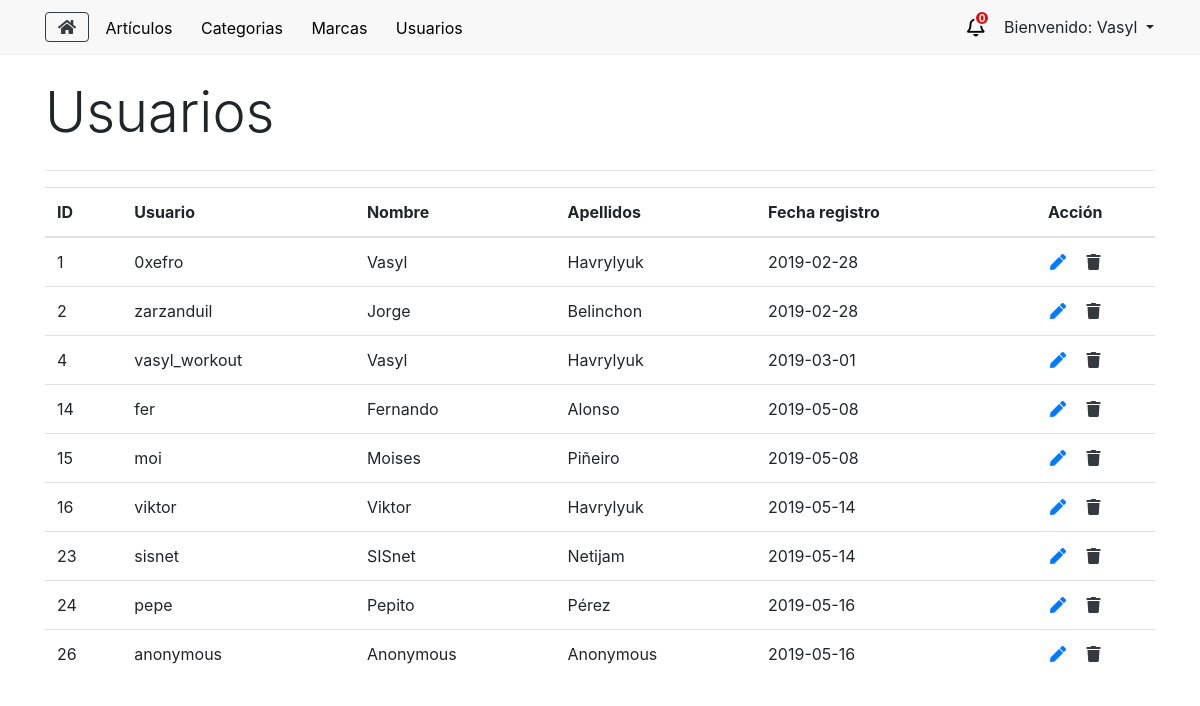
Page /usuarios (signed in) on the earlier database version.
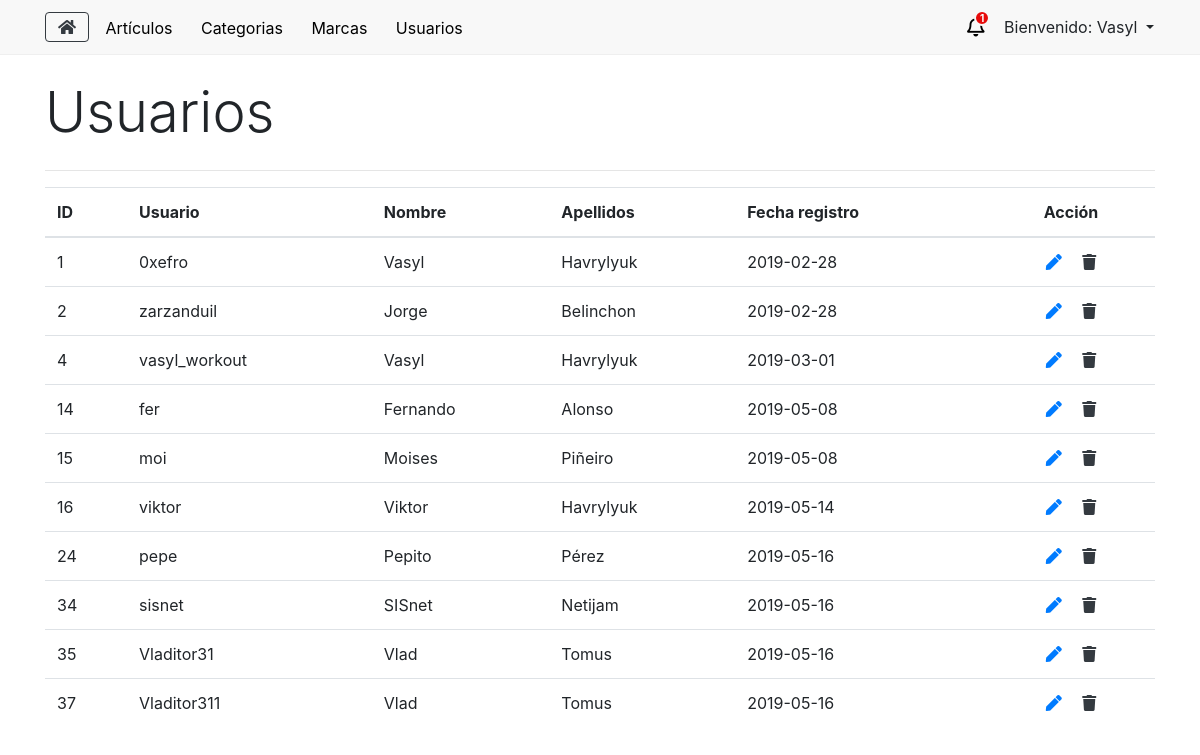
Same page on the later database version.
### tables this page shows
CREATE TABLE `eusuario` (
  `k` int(11) NOT NULL,
  `sUser` varchar(255) NOT NULL,
  `sNombre` varchar(255) NOT NULL,
  `sApellido` varchar(255) NOT NULL,
  `sDni` varchar(255) NOT NULL,
  `sDireccion` varchar(255) NOT NULL,
  `sEmail` varchar(255) NOT NULL,
  `dFechaRegistro` date NOT NULL,
  `bAdministrador` tinyint(4) NOT NULL DEFAULT '0',
  `sPassword` varchar(255) NOT NULL,
  `bStatus` tinyint(4) NOT NULL
);

### application/libraries/Layouts.php (called while the page is built, shortened)
<?php
class Layouts {
    private $CI = null;
    function __construct() {
        $this->CI =& get_instance();
    }
    public function view($data = array()) {
        if (!empty($data)) {
            $vista = $this->CI->load->view($data['vista'], $data['params'], TRUE);
            $this->CI->load->view('layouts/'.$data['layout'], array(
                'contenido' => $vista,
                'titulo' => $data['titulo'],
                'style' => $data['style'],
                'js' => $data['js'],
                'numPedidos' => $this->CI->BackModel->numPedidos()
            ));
        }
    }
}

### application/controllers/AdminController.php (called while the page is built, shortened)
<?php
class AdminController extends CI_Controller {
    public function usuarios() {
        $data = array(
            'usuarios'  => $this->BackModel->getUsuarios()
        );
        $vista = array(
            'vista'     => 'admin/view_usuarios',
            'params'    =>  $data,
            'layout'    => 'ly_admin',
            'titulo'    => 'Usuarios',
            'style'     => '',
            'js'        => 'usuarios'
        );
        $this->layouts->view($vista);
    }
}

### index.php (called while the page is built, shortened)
<?php
require_once BASEPATH.'core/CodeIgniter.php';

### application/models/BackModel.php (called while the page is built, shortened)
<?php
class BackModel extends CI_Model {
    private $con = null;
    public function __construct() {
        try {
            $this->con = $this->load->database('default', true);
        } catch(PDOException $e) {
            die($e->getMessage());
        }
    }
    public function getNombreAdmin($id) {
        $sql = "SELECT * FROM eUsuario WHERE k = '$id'";
        $query = $this->con->query($sql);
        $rs = $query->row('sNombre');
        return $rs;
    }
    public function getUsuarios() {
        $sql = "SELECT * FROM eUsuario";
        $query = $this->con->query($sql);
        $rs = $query->result_array();
        return $rs;
    }
}

### application/views/admin/view_usuarios.php (the view, shortened to what this page needs)
<table class="table table-hover">
        <thead>
            <tr>
                <th class="align-middle">ID</th>
                <th>Usuario</th>
                <th>Nombre</th>
                <th>Apellidos</th>
                <th>Fecha registro</th>
                <th class="text-center">Acción</th>
            </tr>
        </thead>
        <tbody>
            <?php
                foreach($usuarios as $row) {
            ?>
                <tr>
                    <td><?php echo $row['k']; ?></td>
                    <td><?php echo $row['sUser']; ?></td>
                    <td><?php echo $row['sNombre']; ?></td>
                    <td><?php echo $row['sApellido']; ?></td>
                    <td><?php echo $row['dFechaRegistro']; ?></td>
                    <td class="text-center">
                        <a href="usuarios/editar/<?php echo $row['k']; ?>" class="fas fa-pen cursor-pointer px-2 text-primary no-underline"></a>
                        <i onclick="eliminar(<?php echo $row['k']; ?>)" class="fas fa-trash cursor-pointer px-2 text-dark no-underline"></i>
                    </td>
                </tr>
            <?php
                }
            ?>
        </tbody>
    </table>
</div>

### application/views/layouts/ly_admin.php (shortened to what this page needs)
<?php
    $nombreAdmin = $this->BackModel->getNombreAdmin($_SESSION['id']);
?>
<!DOCTYPE html>
<html lang="es">
<head>
    <link rel="stylesheet" href="https://stackpath.bootstrapcdn.com/bootstrap/4.3.1/css/bootstrap.min.css">
    <link rel="stylesheet" href="https://use.fontawesome.com/releases/v5.7.2/css/all.css">
    <link rel="stylesheet" href="<?php echo base_url()."assets/css/_admin.css"; ?>">
</head>
<body>
    <header class="mb-4">
        <nav class="py-2">
            <div class="container d-flex justify-content-between align-items-center">
                <div class="menu-items">
                    <a href="<?php echo base_url(); ?>" class="fas fa-home btn btn-outline-dark"></a>
                    <div class="dropdown">
                        <a class="dropbtn btn" href="<?php echo base_url().'articulos'; ?>">Artículos</a>
                    </div>
                    <div class="dropdown">
                        <a class="dropbtn btn" href="<?php echo base_url().'categorias'; ?>">Categorias</a>
                    </div>
                    <div class="dropdown">
                        <a class="dropbtn btn" href="<?php echo base_url().'marcas'; ?>">Marcas</a>
                    </div>
                    <div class="dropdown">
                        <a class="dropbtn btn" href="<?php echo base_url().'usuarios'; ?>">Usuarios</a>
                    </div>
                </div>
                <div class="btn-group">
                    <div id="notificacionWrapper" class="d-flex align-items-center">
                        <i class="far fa-bell text-danger campana"></i>
                        <span class="badget number"><?php echo $numPedidos; ?></span>
                    </div>
                    <button type="button" class="btn dropdown-toggle pr-0" data-toggle="dropdown" aria-haspopup="true" aria-expanded="false">
                        Bienvenido: <?php echo $nombreAdmin; ?>
                    </button>
                </div>
            </div>
        </nav>
    </header>
    <section>
        <div class="container">
            <h1 class="lead display-4 mb-4"><?php echo $titulo; ?></h1>
            <hr>
            <?php
                echo $contenido;
            ?>
    </section>
</body>
</html>

### assets/css/_admin.css (style rules this page uses)
.cursor-pointer { cursor: pointer; }
.no-underline { text-decoration: none !important; }
header { background: #f8f8f8; border-bottom: 1px solid #efefef; }
#notificacionWrapper { position: relative; margin-right: 25px; cursor: pointer; }
#notificacionWrapper .campana { position: absolute; color: #000 !important; font-size: 20px; }
#notificacionWrapper .number { display: flex; align-items: center; justify-content: center; width: 16px; height: 16px; background: rgb(231, 10, 10); color: white; text-align: center; top: 2px; left: 7px; position: absolute; border-radius: 50%; font-size: 10px; font-weight: bold; border: 2px solid #f8f8f8; padding: 6px; }
.menu-items * { transition: unset; }
.dropbtn { margin-top: 1px; color: rgb(0, 0, 0); font-size: 16px; border: none; cursor: pointer; border-radius: unset; }
.dropdown { position: relative; display: inline-block; }

Differences in the rows shown:
removed eusuario: k "23", sUser "sisnet", sNombre "SISnet", sApellido "Netijam", dFechaRegistro "2019-05-14"
removed eusuario: k "26", sUser "anonymous", sNombre "Anonymous", sApellido "Anonymous", dFechaRegistro "2019-05-16"
added eusuario: k "34", sUser "sisnet", sNombre "SISnet", sApellido "Netijam", dFechaRegistro "2019-05-16"
added eusuario: k "35", sUser "Vladitor31", sNombre "Vlad", sApellido "Tomus", dFechaRegistro "2019-05-16"
added eusuario: k "37", sUser "Vladitor311", sNombre "Vlad", sApellido "Tomus", dFechaRegistro "2019-05-16"
Other differences:
$numPedidos: "0" → "1"
